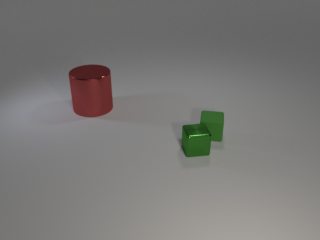
#> input picture image_generation/extrinsic_CLEVR_new_000002.png, 320 x 240 px, given in place of CLEVR_000000.png, which was not available
$ python process_scene_mask.py
#> lines starting #> are read from the running program, lines starting #| are printed output that depends on the picture; pictures that were not available may be replaced by others from this repository, and a replacement may not be noted
import cv2
import pycocotools
from pycocotools.mask import encode
import argparse
import os
import json
import numpy as np

parser = argparse.ArgumentParser()
# Input options
parser.add_argument('--base_scene_blendfile', default='data/base_scene.blend',
    help="Base blender file on which all scenes are based; includes " +
          "ground plane, lights, and camera.")
parser.add_argument('--properties_json', default='data/properties.json',
    help="JSON file defining objects, materials, sizes, and colors. " +
         "The \"colors\" field maps from CLEVR color names to RGB values; " +
         "The \"sizes\" field maps from CLEVR size names to scalars used to " +
         "rescale object models; the \"materials\" and \"shapes\" fields map " +
         "from CLEVR material and shape names to .blend files in the " +
         "--object_material_dir and --shape_dir directories respectively.")
parser.add_argument('--shape_dir', default='data/shapes',
    help="Directory where .blend files for object models are stored")
parser.add_argument('--material_dir', default='data/materials',
    help="Directory where .blend files for materials are stored")
parser.add_argument('--shape_color_combos_json', default=None,
    help="Optional path to a JSON file mapping shape names to a list of " +
         "allowed color names for that shape. This allows rendering images " +
         "for CLEVR-CoGenT.")

# Settings for objects
parser.add_argument('--min_objects', default=3, type=int,
    help="The minimum number of objects to place in each scene")
parser.add_argument('--max_objects', default=10, type=int,
    help="The maximum number of objects to place in each scene")
parser.add_argument('--min_dist', default=0.25, type=float,
    help="The minimum allowed distance between object centers")
parser.add_argument('--margin', default=0.4, type=float,
    help="Along all cardinal directions (left, right, front, back), all " +
         "objects will be at least this distance apart. This makes resolving " +
         "spatial relationships slightly less ambiguous.")
parser.add_argument('--min_pixels_per_object', default=200, type=int,
    help="All objects will have at least this many visible pixels in the " +
         "final rendered images; this ensures that no objects are fully " +
         "occluded by other objects.")
parser.add_argument('--max_retries', default=50, type=int,
    help="The number of times to try placing an object before giving up and " +
         "re-placing all objects in the scene.")

# Output settings
parser.add_argument('--start_idx', default=0, type=int,
    help="The index at which to start for numbering rendered images. Setting " +
         "this to non-zero values allows you to distribute rendering across " +
         "multiple machines and recombine the results later.")
parser.add_argument('--file_idx', default=0, type=int,
    help="The index at which to start for numbering rendered images. Setting " +
         "this to non-zero values allows you to distribute rendering across " +
         "multiple machines and recombine the results later.")
parser.add_argument('--num_images', default=5, type=int,
    help="The number of images to render")
parser.add_argument('--filename_prefix', default='CLEVR',
    help="This prefix will be prepended to the rendered images and JSON scenes")
parser.add_argument('--split', default='new',
    help="Name of the split for which we are rendering. This will be added to " +
         "the names of rendered images, and will also be stored in the JSON " +
         "scene structure for each image.")
parser.add_argument('--output_image_dir', default='./output/images/',
    help="The directory where output images will be stored. It will be " +
         "created if it does not exist.")
parser.add_argument('--output_scene_dir', default='./output/scenes/',
    help="The directory where output JSON scene structures will be stored. " +
         "It will be created if it does not exist.")
parser.add_argument('--output_scene_file', default='./output/CLEVR_scenes.json',
    help="Path to write a single JSON file containing all scene information")
parser.add_argument('--output_blend_dir', default='output/blendfiles',
    help="The directory where blender scene files will be stored, if the " +
         "user requested that these files be saved using the " +
         "--save_blendfiles flag; in this case it will be created if it does " +
         "not already exist.")
parser.add_argument('--save_blendfiles', type=int, default=0,
    help="Setting --save_blendfiles 1 will cause the blender scene file for " +
         "each generated image to be stored in the directory specified by " +
         "the --output_blend_dir flag. These files are not saved by default " +
         "because they take up ~5-10MB each.")
parser.add_argument('--version', default='1.0',
    help="String to store in the \"version\" field of the generated JSON file")
parser.add_argument('--image_template', type=int, default=0,
    help="Image Template String Name")
parser.add_argument('--json_template', default='ad_hoc_0.json',
    help="Json Template String Name")
parser.add_argument('--license',
    default="Creative Commons Attribution (CC-BY 4.0)",
    help="String to store in the \"license\" field of the generated JSON file")

# Rendering options
parser.add_argument('--use_gpu', default=0, type=int,
    help="Setting --use_gpu 1 enables GPU-accelerated rendering using CUDA. " +
         "You must have an NVIDIA GPU with the CUDA toolkit installed for " +
         "to work.")
parser.add_argument('--width', default=320, type=int,
    help="The width (in pixels) for the rendered images")
parser.add_argument('--height', default=240, type=int,
    help="The height (in pixels) for the rendered images")
parser.add_argument('--key_light_jitter', default=1.0, type=float,
    help="The magnitude of random jitter to add to the key light position.")
parser.add_argument('--fill_light_jitter', default=1.0, type=float,
    help="The magnitude of random jitter to add to the fill light position.")
parser.add_argument('--back_light_jitter', default=1.0, type=float,
    help="The magnitude of random jitter to add to the back light position.")
parser.add_argument('--camera_jitter', default=0.5, type=float,
    help="The magnitude of random jitter to add to the camera position")
parser.add_argument('--render_num_samples', default=512, type=int,
    help="The number of samples to use when rendering. Larger values will " +
         "result in nicer images but will cause rendering to take longer.")
parser.add_argument('--render_min_bounces', default=8, type=int,
    help="The minimum number of bounces to use for rendering.")
parser.add_argument('--render_max_bounces', default=8, type=int,
    help="The maximum number of bounces to use for rendering.")
parser.add_argument('--render_tile_size', default=256, type=int,
    help="The tile size to use for rendering. This should not affect the " +
         "quality of the rendered image but may affect the speed; CPU-based " +
         "rendering may achieve better performance using smaller tile sizes " +
         "while larger tile sizes may be optimal for GPU-based rendering.")

def main(args):
    prefix = '%s_' % (args.filename_prefix)
    mask_template = '%s%%0%dd.png' % (prefix, 6)
    mask_template = os.path.join(args.output_image_dir, 'clevr_some_intrinsic', 'masks', mask_template)

    scene_template = '%s%%0%dd.json' % (prefix, 6)
    scene_template = os.path.join(args.output_image_dir, 'clevr_some_intrinsic', 'meta_data', scene_template)

    class MyEncoder(json.JSONEncoder):
        def default(self, obj):
            if isinstance(obj, bytes):
                return str(obj, encoding='utf-8')
            return json.JSONEncoder.default(self, obj)

    for i in range(args.num_images):
        scene_path = scene_template % (i + args.start_idx)
        mask_path = mask_template % (i + args.start_idx)
        mask = cv2.imread(mask_path, cv2.IMREAD_GRAYSCALE)
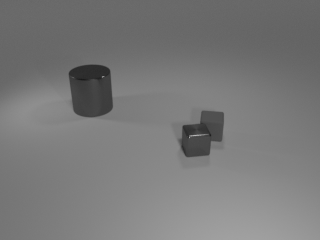
#> mask: shape (240, 320); min 25, max 184, mean 121
        mask_list = mask.tolist()
#> mask_list = 240 items
        value_set = []
        for value in mask_list:
            for element in value:
                if element!=64 and element!=255:
                    value_set.append(element)
#> after the loop, value_set = 76649 items
        value_set = list(set(value_set)) # set(value_set)
#> value_set = 138 values from 25 to 184
        value_set.sort()
        print(scene_path)
        print(len(value_set))
#| 138

        # load the scene struct
#> (the run stopped early here; a loop or call above may not have finished)

$ run again, on image_generation/extrinsic_CLEVR_new_000003.png
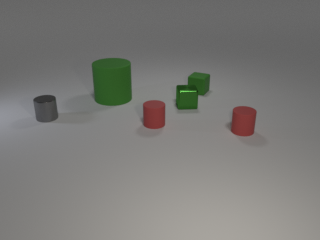
#> input picture image_generation/extrinsic_CLEVR_new_000003.png, 320 x 240 px, given in place of CLEVR_000000.png, which was not available
#> in main, `mask = cv2.imread(mask_path, cv2.IMREAD_GRAYSCALE)`:
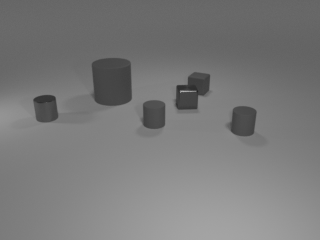
#> mask: shape (240, 320); min 36, max 177, mean 121.8
#> mask_list = 240 items
#> after the loop in main, `for value in mask_list:`: value_set = 76726 items
#> in main, `value_set = list(set(value_set))`: value_set = 124 values from 36 to 177
#| 124

$ run again, on image_generation/extrinsic_CLEVR_new_000004.png
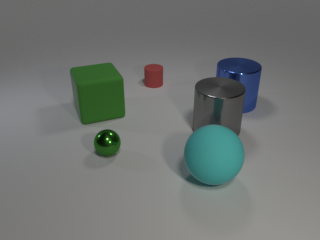
#> input picture image_generation/extrinsic_CLEVR_new_000004.png, 320 x 240 px, given in place of CLEVR_000000.png, which was not available
#> in main, `mask = cv2.imread(mask_path, cv2.IMREAD_GRAYSCALE)`:
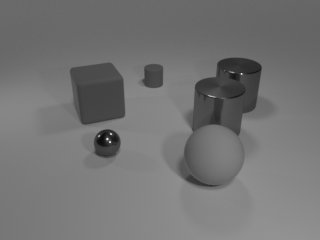
#> mask: shape (240, 320); min 10, max 237, mean 115.6
#> mask_list = 240 items
#> after the loop in main, `for value in mask_list:`: value_set = 76635 items
#> in main, `value_set = list(set(value_set))`: value_set = 159 values from 10 to 237
#| 159
